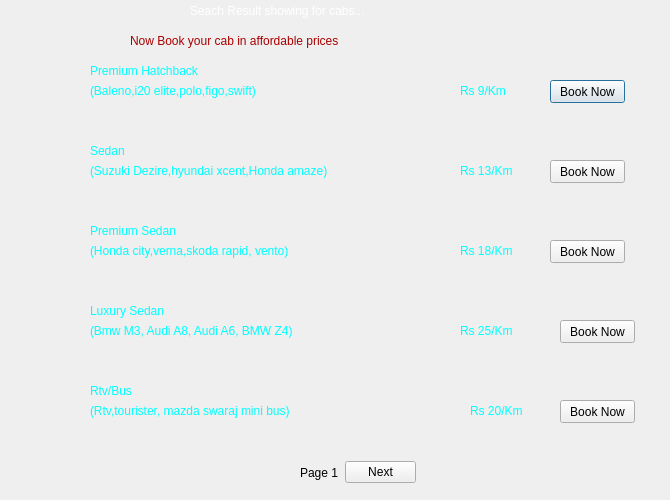
<?xml version="1.0" encoding="UTF-8"?>
<ui version="4.0">
 <class>Cab_Searching</class>
 <widget class="QDialog" name="Cab_Searching">
  <property name="geometry">
   <rect>
    <x>0</x>
    <y>0</y>
    <width>670</width>
    <height>500</height>
   </rect>
  </property>
  <property name="windowTitle">
   <string>Dialog</string>
  </property>
  <widget class="QLabel" name="label">
   <property name="geometry">
    <rect>
     <x>0</x>
     <y>-1</y>
     <width>661</width>
     <height>31</height>
    </rect>
   </property>
   <property name="text">
    <string/>
   </property>
   <property name="pixmap">
    <pixmap resource="resource.qrc">:/resource/Images/features-headers-creative.jpg</pixmap>
   </property>
  </widget>
  <widget class="QLabel" name="label_2">
   <property name="geometry">
    <rect>
     <x>130</x>
     <y>30</y>
     <width>411</width>
     <height>21</height>
    </rect>
   </property>
   <property name="styleSheet">
    <string notr="true">color: rgb(170, 0, 0);
font: 15pt &quot;Segoe UI Black&quot;;


</string>
   </property>
   <property name="text">
    <string>Now Book your cab in affordable prices</string>
   </property>
  </widget>
  <widget class="QLabel" name="label_3">
   <property name="geometry">
    <rect>
     <x>0</x>
     <y>60</y>
     <width>661</width>
     <height>71</height>
    </rect>
   </property>
   <property name="text">
    <string/>
   </property>
   <property name="pixmap">
    <pixmap resource="resource.qrc">:/resource/Images/pattern.jpg</pixmap>
   </property>
   <property name="scaledContents">
    <bool>true</bool>
   </property>
  </widget>
  <widget class="QLabel" name="label_4">
   <property name="geometry">
    <rect>
     <x>0</x>
     <y>140</y>
     <width>661</width>
     <height>71</height>
    </rect>
   </property>
   <property name="text">
    <string/>
   </property>
   <property name="pixmap">
    <pixmap resource="resource.qrc">:/resource/Images/pattern.jpg</pixmap>
   </property>
   <property name="scaledContents">
    <bool>true</bool>
   </property>
  </widget>
  <widget class="QLabel" name="label_5">
   <property name="geometry">
    <rect>
     <x>0</x>
     <y>220</y>
     <width>661</width>
     <height>71</height>
    </rect>
   </property>
   <property name="text">
    <string/>
   </property>
   <property name="pixmap">
    <pixmap resource="resource.qrc">:/resource/Images/pattern.jpg</pixmap>
   </property>
   <property name="scaledContents">
    <bool>true</bool>
   </property>
  </widget>
  <widget class="QLabel" name="label_6">
   <property name="geometry">
    <rect>
     <x>0</x>
     <y>300</y>
     <width>661</width>
     <height>71</height>
    </rect>
   </property>
   <property name="text">
    <string/>
   </property>
   <property name="pixmap">
    <pixmap resource="resource.qrc">:/resource/Images/pattern.jpg</pixmap>
   </property>
   <property name="scaledContents">
    <bool>true</bool>
   </property>
  </widget>
  <widget class="QLabel" name="label_7">
   <property name="geometry">
    <rect>
     <x>0</x>
     <y>380</y>
     <width>661</width>
     <height>71</height>
    </rect>
   </property>
   <property name="text">
    <string/>
   </property>
   <property name="pixmap">
    <pixmap resource="resource.qrc">:/resource/Images/pattern.jpg</pixmap>
   </property>
   <property name="scaledContents">
    <bool>true</bool>
   </property>
  </widget>
  <widget class="QLabel" name="label_8">
   <property name="geometry">
    <rect>
     <x>0</x>
     <y>62</y>
     <width>81</width>
     <height>71</height>
    </rect>
   </property>
   <property name="text">
    <string/>
   </property>
   <property name="pixmap">
    <pixmap resource="resource.qrc">:/resource/Images/20358629-funny-blue-car-cartoon-isolated-on-white-background.jpg</pixmap>
   </property>
   <property name="scaledContents">
    <bool>true</bool>
   </property>
  </widget>
  <widget class="QLabel" name="label_9">
   <property name="geometry">
    <rect>
     <x>0</x>
     <y>140</y>
     <width>81</width>
     <height>71</height>
    </rect>
   </property>
   <property name="text">
    <string/>
   </property>
   <property name="pixmap">
    <pixmap resource="resource.qrc">:/resource/Images/blue_car_vector_147356.jpg</pixmap>
   </property>
   <property name="scaledContents">
    <bool>true</bool>
   </property>
  </widget>
  <widget class="QLabel" name="label_10">
   <property name="geometry">
    <rect>
     <x>0</x>
     <y>220</y>
     <width>81</width>
     <height>71</height>
    </rect>
   </property>
   <property name="text">
    <string/>
   </property>
   <property name="pixmap">
    <pixmap resource="resource.qrc">:/resource/Images/269516.jpg</pixmap>
   </property>
   <property name="scaledContents">
    <bool>true</bool>
   </property>
  </widget>
  <widget class="QLabel" name="label_11">
   <property name="geometry">
    <rect>
     <x>0</x>
     <y>300</y>
     <width>81</width>
     <height>71</height>
    </rect>
   </property>
   <property name="text">
    <string/>
   </property>
   <property name="pixmap">
    <pixmap resource="resource.qrc">:/resource/Images/8Tx9A9nTp.jpg</pixmap>
   </property>
   <property name="scaledContents">
    <bool>true</bool>
   </property>
  </widget>
  <widget class="QLabel" name="label_12">
   <property name="geometry">
    <rect>
     <x>0</x>
     <y>380</y>
     <width>81</width>
     <height>71</height>
    </rect>
   </property>
   <property name="text">
    <string/>
   </property>
   <property name="pixmap">
    <pixmap resource="resource.qrc">:/resource/Images/minibus_blue.png</pixmap>
   </property>
   <property name="scaledContents">
    <bool>true</bool>
   </property>
  </widget>
  <widget class="QLabel" name="label_13">
   <property name="geometry">
    <rect>
     <x>90</x>
     <y>60</y>
     <width>211</width>
     <height>21</height>
    </rect>
   </property>
   <property name="styleSheet">
    <string notr="true">color : rgb(0, 255, 255);
font: 13pt &quot;Segoe UI Black&quot;;


</string>
   </property>
   <property name="text">
    <string>Premium Hatchback</string>
   </property>
  </widget>
  <widget class="QLabel" name="label_14">
   <property name="geometry">
    <rect>
     <x>90</x>
     <y>140</y>
     <width>211</width>
     <height>21</height>
    </rect>
   </property>
   <property name="styleSheet">
    <string notr="true">color : rgb(0, 255, 255);
font: 13pt &quot;Segoe UI Black&quot;;


</string>
   </property>
   <property name="text">
    <string>Sedan</string>
   </property>
  </widget>
  <widget class="QLabel" name="label_15">
   <property name="geometry">
    <rect>
     <x>90</x>
     <y>220</y>
     <width>211</width>
     <height>21</height>
    </rect>
   </property>
   <property name="styleSheet">
    <string notr="true">color : rgb(0, 255, 255);
font: 13pt &quot;Segoe UI Black&quot;;


</string>
   </property>
   <property name="text">
    <string>Premium Sedan</string>
   </property>
  </widget>
  <widget class="QLabel" name="label_16">
   <property name="geometry">
    <rect>
     <x>90</x>
     <y>300</y>
     <width>211</width>
     <height>21</height>
    </rect>
   </property>
   <property name="styleSheet">
    <string notr="true">color : rgb(0, 255, 255);
font: 13pt &quot;Segoe UI Black&quot;;


</string>
   </property>
   <property name="text">
    <string>Luxury Sedan</string>
   </property>
  </widget>
  <widget class="QLabel" name="label_17">
   <property name="geometry">
    <rect>
     <x>90</x>
     <y>380</y>
     <width>211</width>
     <height>21</height>
    </rect>
   </property>
   <property name="styleSheet">
    <string notr="true">color : rgb(0, 255, 255);
font: 13pt &quot;Segoe UI Black&quot;;


</string>
   </property>
   <property name="text">
    <string>Rtv/Bus</string>
   </property>
  </widget>
  <widget class="QPushButton" name="pushButton">
   <property name="geometry">
    <rect>
     <x>550</x>
     <y>80</y>
     <width>75</width>
     <height>23</height>
    </rect>
   </property>
   <property name="text">
    <string>Book Now</string>
   </property>
  </widget>
  <widget class="QPushButton" name="pushButton_2">
   <property name="geometry">
    <rect>
     <x>550</x>
     <y>240</y>
     <width>75</width>
     <height>23</height>
    </rect>
   </property>
   <property name="text">
    <string>Book Now</string>
   </property>
  </widget>
  <widget class="QPushButton" name="pushButton_3">
   <property name="geometry">
    <rect>
     <x>550</x>
     <y>160</y>
     <width>75</width>
     <height>23</height>
    </rect>
   </property>
   <property name="text">
    <string>Book Now</string>
   </property>
  </widget>
  <widget class="QPushButton" name="pushButton_4">
   <property name="geometry">
    <rect>
     <x>560</x>
     <y>400</y>
     <width>75</width>
     <height>23</height>
    </rect>
   </property>
   <property name="text">
    <string>Book Now</string>
   </property>
  </widget>
  <widget class="QPushButton" name="pushButton_5">
   <property name="geometry">
    <rect>
     <x>560</x>
     <y>320</y>
     <width>75</width>
     <height>23</height>
    </rect>
   </property>
   <property name="text">
    <string>Book Now</string>
   </property>
  </widget>
  <widget class="QLabel" name="label_18">
   <property name="geometry">
    <rect>
     <x>90</x>
     <y>80</y>
     <width>231</width>
     <height>21</height>
    </rect>
   </property>
   <property name="styleSheet">
    <string notr="true">color : rgb(0, 255, 255);
font: 10pt &quot;MS Reference Sans Serif&quot;;



</string>
   </property>
   <property name="text">
    <string>(Baleno,i20 elite,polo,figo,swift)</string>
   </property>
  </widget>
  <widget class="QLabel" name="label_19">
   <property name="geometry">
    <rect>
     <x>90</x>
     <y>240</y>
     <width>281</width>
     <height>21</height>
    </rect>
   </property>
   <property name="styleSheet">
    <string notr="true">color : rgb(0, 255, 255);
font: 10pt &quot;MS Reference Sans Serif&quot;;



</string>
   </property>
   <property name="text">
    <string>(Honda city,verna,skoda rapid, vento)</string>
   </property>
  </widget>
  <widget class="QLabel" name="label_20">
   <property name="geometry">
    <rect>
     <x>90</x>
     <y>160</y>
     <width>301</width>
     <height>21</height>
    </rect>
   </property>
   <property name="styleSheet">
    <string notr="true">color : rgb(0, 255, 255);
font: 10pt &quot;MS Reference Sans Serif&quot;;



</string>
   </property>
   <property name="text">
    <string>(Suzuki Dezire,hyundai xcent,Honda amaze)</string>
   </property>
  </widget>
  <widget class="QLabel" name="label_21">
   <property name="geometry">
    <rect>
     <x>90</x>
     <y>320</y>
     <width>281</width>
     <height>21</height>
    </rect>
   </property>
   <property name="styleSheet">
    <string notr="true">color : rgb(0, 255, 255);
font: 10pt &quot;MS Reference Sans Serif&quot;;



</string>
   </property>
   <property name="text">
    <string>(Bmw M3, Audi A8, Audi A6, BMW Z4)</string>
   </property>
  </widget>
  <widget class="QLabel" name="label_22">
   <property name="geometry">
    <rect>
     <x>90</x>
     <y>400</y>
     <width>281</width>
     <height>21</height>
    </rect>
   </property>
   <property name="styleSheet">
    <string notr="true">color : rgb(0, 255, 255);
font: 10pt &quot;MS Reference Sans Serif&quot;;



</string>
   </property>
   <property name="text">
    <string>(Rtv,tourister, mazda swaraj mini bus)</string>
   </property>
  </widget>
  <widget class="QLabel" name="label_23">
   <property name="geometry">
    <rect>
     <x>460</x>
     <y>80</y>
     <width>81</width>
     <height>21</height>
    </rect>
   </property>
   <property name="styleSheet">
    <string notr="true">color : rgb(0, 255, 255);
font: 13pt &quot;Segoe UI Black&quot;;


</string>
   </property>
   <property name="text">
    <string>Rs 9/Km</string>
   </property>
  </widget>
  <widget class="QLabel" name="label_24">
   <property name="geometry">
    <rect>
     <x>460</x>
     <y>160</y>
     <width>81</width>
     <height>21</height>
    </rect>
   </property>
   <property name="styleSheet">
    <string notr="true">color : rgb(0, 255, 255);
font: 13pt &quot;Segoe UI Black&quot;;


</string>
   </property>
   <property name="text">
    <string>Rs 13/Km</string>
   </property>
  </widget>
  <widget class="QLabel" name="label_25">
   <property name="geometry">
    <rect>
     <x>460</x>
     <y>240</y>
     <width>81</width>
     <height>21</height>
    </rect>
   </property>
   <property name="styleSheet">
    <string notr="true">color : rgb(0, 255, 255);
font: 13pt &quot;Segoe UI Black&quot;;


</string>
   </property>
   <property name="text">
    <string>Rs 18/Km</string>
   </property>
  </widget>
  <widget class="QLabel" name="label_26">
   <property name="geometry">
    <rect>
     <x>460</x>
     <y>320</y>
     <width>91</width>
     <height>21</height>
    </rect>
   </property>
   <property name="styleSheet">
    <string notr="true">color : rgb(0, 255, 255);
font: 13pt &quot;Segoe UI Black&quot;;


</string>
   </property>
   <property name="text">
    <string>Rs 25/Km</string>
   </property>
  </widget>
  <widget class="QLabel" name="label_27">
   <property name="geometry">
    <rect>
     <x>470</x>
     <y>400</y>
     <width>81</width>
     <height>21</height>
    </rect>
   </property>
   <property name="styleSheet">
    <string notr="true">color : rgb(0, 255, 255);
font: 13pt &quot;Segoe UI Black&quot;;


</string>
   </property>
   <property name="text">
    <string>Rs 20/Km</string>
   </property>
  </widget>
  <widget class="QLabel" name="label_28">
   <property name="geometry">
    <rect>
     <x>190</x>
     <y>0</y>
     <width>281</width>
     <height>21</height>
    </rect>
   </property>
   <property name="styleSheet">
    <string notr="true">color : rgb(255, 255, 255);
font: 13pt &quot;Segoe UI Black&quot;;


</string>
   </property>
   <property name="text">
    <string>Seach Result showing for cabs...</string>
   </property>
  </widget>
  <widget class="QLabel" name="label_29">
   <property name="geometry">
    <rect>
     <x>0</x>
     <y>30</y>
     <width>671</width>
     <height>471</height>
    </rect>
   </property>
   <property name="text">
    <string/>
   </property>
   <property name="pixmap">
    <pixmap resource="resource.qrc">:/resource/Images/57856.jpg</pixmap>
   </property>
  </widget>
  <widget class="QWidget" name="">
   <property name="geometry">
    <rect>
     <x>300</x>
     <y>460</y>
     <width>116</width>
     <height>25</height>
    </rect>
   </property>
   <layout class="QHBoxLayout" name="horizontalLayout">
    <item>
     <widget class="QLabel" name="label_30">
      <property name="text">
       <string>Page 1</string>
      </property>
     </widget>
    </item>
    <item>
     <widget class="QPushButton" name="pushButton_6">
      <property name="text">
       <string>Next</string>
      </property>
     </widget>
    </item>
   </layout>
  </widget>
  <zorder>label_29</zorder>
  <zorder>label</zorder>
  <zorder>label_2</zorder>
  <zorder>label_3</zorder>
  <zorder>label_4</zorder>
  <zorder>label_5</zorder>
  <zorder>label_6</zorder>
  <zorder>label_7</zorder>
  <zorder>label_8</zorder>
  <zorder>label_9</zorder>
  <zorder>label_10</zorder>
  <zorder>label_11</zorder>
  <zorder>label_12</zorder>
  <zorder>label_13</zorder>
  <zorder>label_14</zorder>
  <zorder>label_15</zorder>
  <zorder>label_16</zorder>
  <zorder>label_17</zorder>
  <zorder>pushButton</zorder>
  <zorder>pushButton_2</zorder>
  <zorder>pushButton_3</zorder>
  <zorder>pushButton_4</zorder>
  <zorder>pushButton_5</zorder>
  <zorder>label_18</zorder>
  <zorder>label_19</zorder>
  <zorder>label_20</zorder>
  <zorder>label_21</zorder>
  <zorder>label_22</zorder>
  <zorder>label_23</zorder>
  <zorder>label_24</zorder>
  <zorder>label_25</zorder>
  <zorder>label_26</zorder>
  <zorder>label_27</zorder>
  <zorder>label_28</zorder>
  <zorder>pushButton_6</zorder>
  <zorder>label_30</zorder>
 </widget>
 <resources>
  <include location="resource.qrc"/>
 </resources>
 <connections/>
</ui>
